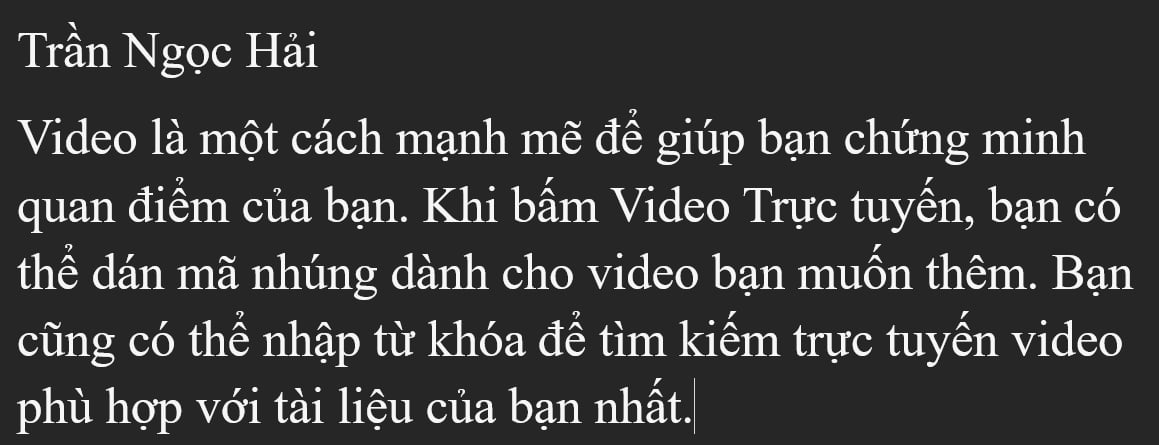
#> input picture Picture/text.png, 1159 x 445 px, found by its file name
$ python B2.py
#> lines starting #> are read from the running program, lines starting #| are printed output that depends on the picture
import cv2
import pytesseract
import matplotlib.pyplot as plt

img = cv2.imread('D:/CodeTGMT/Picture/text.png')
#> img is the input picture: shape (445, 1159, 3); min 0, max 255, mean 57.6
chinh = cv2.convertScaleAbs(img, alpha = -1, beta = 200)
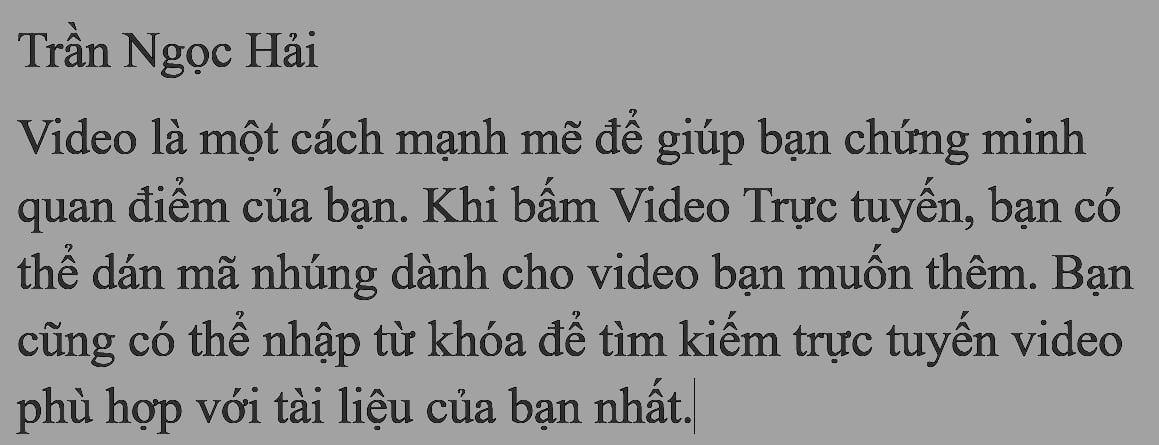
#> chinh: shape (445, 1159, 3); min 0, max 200, mean 148.8
gray = cv2.cvtColor(chinh, cv2.COLOR_BGR2GRAY)

config = r'--oem 3 --psm 6'
#> (the run stopped early here; a loop or call above may not have finished)
